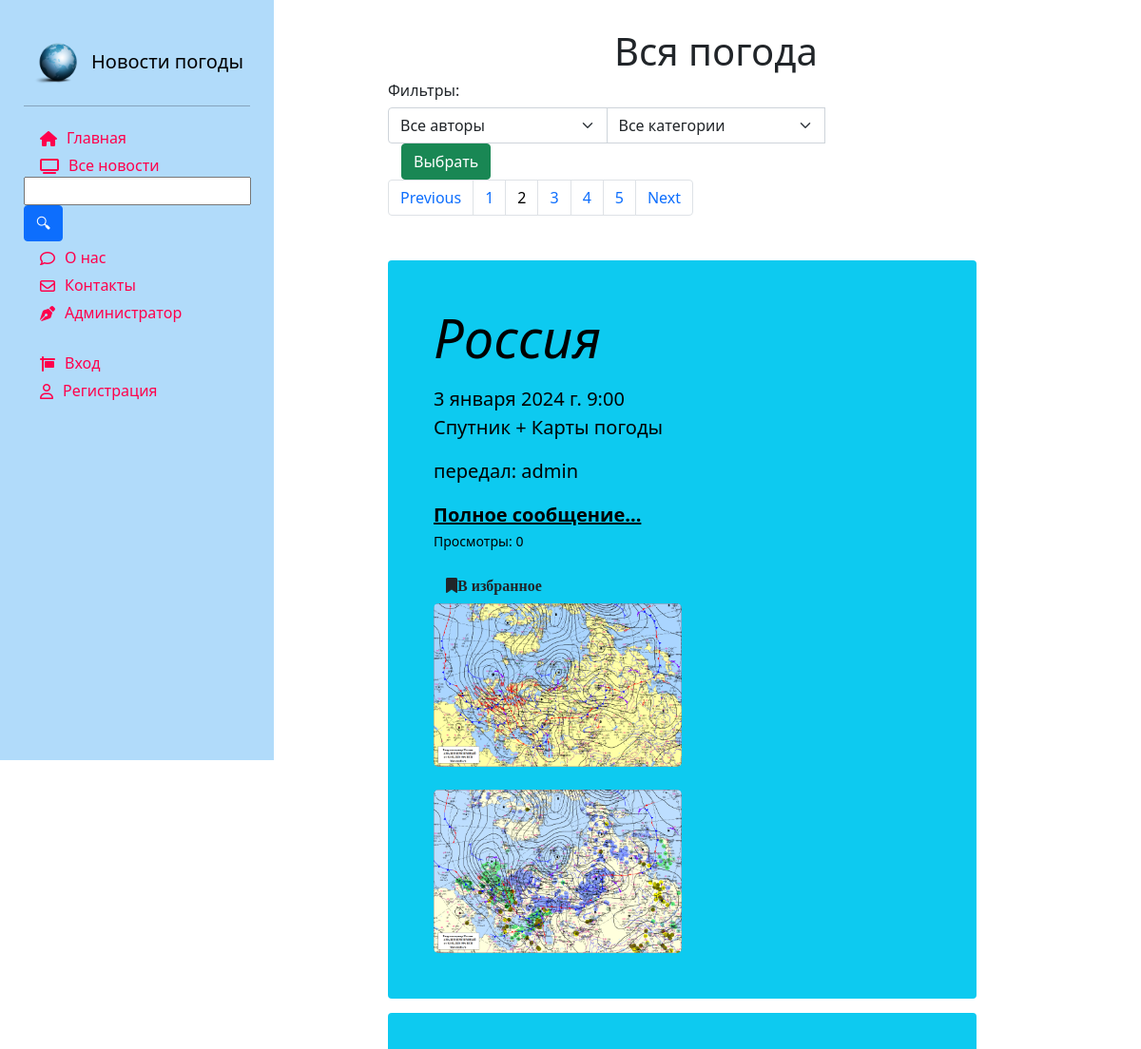
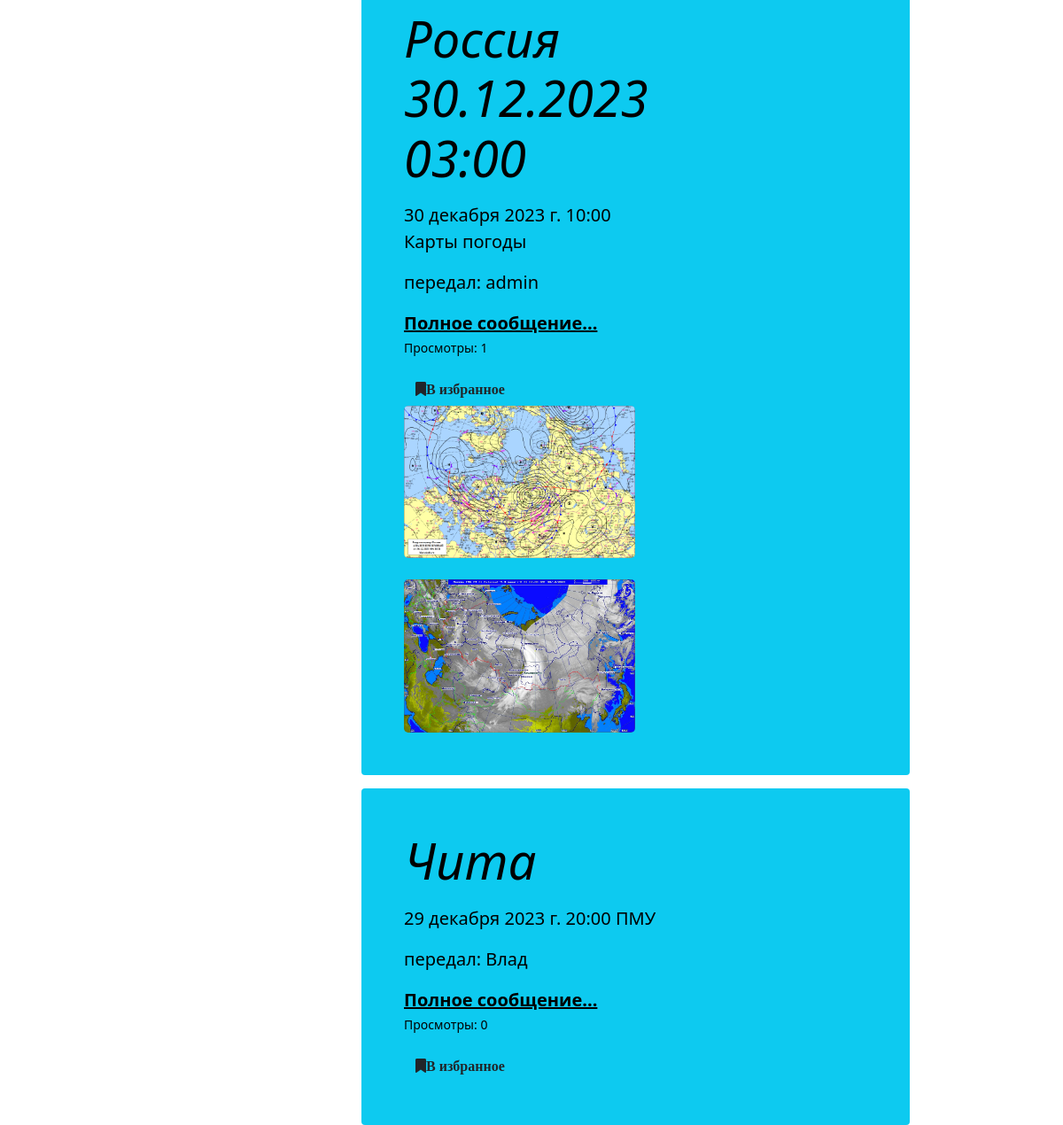
Screenshot of /news/all_news?page=2 with the database file from the repository (2 pictures, top to bottom).
### news/models.py (models this page shows, shortened)
class Article(models.Model):
    categories = (('ФП', 'Фактическая погода'),
                  ('ПП', 'Прогноз погоды'),
                  ('ШО', 'Штормовое оповещение'),
                  ('ШП', 'Штормовое предупреждение'),
                  ('КП', 'Карты погоды'))
    author = models.ForeignKey(User, on_delete=models.SET_NULL, null=True, verbose_name='Автор')
    title = models.CharField('Пункт', max_length=50, default='')
    category = models.CharField(choices=categories, max_length=25, verbose_name='Категория сообщения')
    anouncement = models.TextField('Анонс', max_length=250)
    text = models.TextField('Текст сообщения',
                            validators=[MinLengthValidator(20, 'the field must contain at least 20 characters')])
    date = models.DateTimeField('Дата наблюдения', auto_created=True)
    tags = models.ManyToManyField(to=Tag, blank=True, verbose_name='Явления')
    slug = models.SlugField()
    def get_views(self):
        return self.views.count()
    class Meta:
        ordering = ['-date', 'title']
        verbose_name = 'Сообщение'
        verbose_name_plural ='Сообщения'

class Image(models.Model):
    article = models.ForeignKey(Article, on_delete=models.CASCADE)
    title = models.CharField(max_length=50, blank=True)
    image = models.ImageField(upload_to='article_images/%Y/%m/%d/',null=True,blank=True)

### news/views.py (the view)
# urls.py: path('', views.index, name='demo'),
def index(request):
    author_list = User.objects.all()
    categories = Article.categories
    if request.method == "POST":
        selected_author = int(request.POST.get('author_filter'))
        selected_category = int(request.POST.get('category_filter'))
        request.session['author_filter'] = selected_author
        request.session['category_filter'] = selected_category
        if selected_author == 0: #выбраны все авторы
            articles = Article.objects.all()
        else:
            articles = Article.objects.filter(author=selected_author)
        if selected_category != 0: #фильтруем найденные по авторам результаты по категориям
            articles = articles.filter(category__icontains=categories[selected_category-1][0])
    else: #если страница открывется впервые или нас переадресовала сюда функция поиск
        value = request.session.get('search_input') #вытаскиваем из сессии значение поиска
        if value != None: #если не пустое - находим нужные ноновсти
            articles = Article.objects.filter(title__icontains=value)
        else: #если это не поисковый запрос, а переход по пагинатору или первое открытие
            selected_author = request.session.get('author_filter')
            selected_category = request.session.get('category_filter')
            articles = Article.objects.all()
            if selected_author != None and int(selected_author) != 0:  # если не пустое - находим нужные ноновсти
                articles = articles.filter(author=selected_author)
            else:
                selected_author = 0
            if selected_category != None and int(selected_category) != 0:  # фильтруем найденные по авторам результаты по категориям
                articles = articles.filter(category__icontains=categories[selected_category - 1][0])
            else:
                selected_category = 0
    articles=articles.order_by('-date')
    total = len(articles)
    p = Paginator(articles,3)
    page_number = request.GET.get('page')
    page_obj = p.get_page(page_number)
    title = ('Заголовок страницы новости-индекс')
    context = {'articles': page_obj, 'author_list':author_list, 'selected_author':selected_author,
               'categories':categories,'selected_category': selected_category, 'total':total,
               'title':title
               }
    return render(request,'news/index.html', context)

### users/templatetags/users_extras.py (called while the page is built)
@register.filter(name="has_group")
def has_group(user,group_name):
    return user.groups.filter(name=group_name).exists()

### news/templates/news/index.html (shortened to what this page needs)
{% extends 'main/base_template.html' %}
{% load static %}
{% load bootstrap5 %}
{% block content %}
<div class="row">
    <div class="text-center" style="margin-top:30px;">
        <h1>Вся погода</h1>
    </div>
    <div class="content_center">
        <h6> Фильтры: </h6>
        <div class="form-group col-8">
            <form method="post">
                <div class="input-group">
                    <select class="form-select" name="author_filter" style="width:40%">
                        <option value="0">Все авторы</option>
                    </select>
                    <select class="form-select" name="category_filter" style="width:40%">
                        <option value="0">Все категории</option>
                    </select>
                    <span class="input-group-btn">
                        <input type="submit" class="btn btn-success" value="Выбрать" style="margin: 0 15px">
                    </span>
                </div>
            </form>
        </div>
        {% if total > 1 %}
            <div class="row">
                <nav aria-label="Page navigation example">
                  <ul class="pagination">
                      {% if articles.has_previous %}
                        <li class="page-item"><a class="page-link" href="?page={{ articles.previous_page_number }}">Previous</a></li>
                      {% endif %}
                      {% for p in articles.paginator.page_range %}
                        {% if articles.number == p %}
                            <li class="page-item"><p class="page-link" style="color:black;"> {{ p }}</p></li>
                        {% else %}
                            <li class="page-item"><a class="page-link" href="?page={{ p }}"> {{ p }}</a></li>
                        {% endif %}
                      {% endfor %}
                      {% if articles.has_next %}
                        <li class="page-item"><a class="page-link" href="?page={{ articles.next_page_number }}">Next</a></li>
                      {% endif %}
                  </ul>
                </nav>
            </div>
        {% endif %}
    </div>
    {% for article in articles %}
    <div class="single_news">
        <div class="p-4 p-md-5 text-black rounded bg-info">
            <div class="col-md-{% if article.image_set.all %}6{% else %}12 {% endif %} px-0">
                <h1 class="display-4 fst-italic"> {{ article.title }}</h1>
                <p class="lead my-3">{{ article.date }} {{ article.anouncement }}</p>
                <p class="lead my-3">передал: {{ article.author }} </p>
                <p class="lead mb-0"><a href="{% url 'news_detail' article.pk %}" class="text-black fw-bold">Полное
                    сообщение...</a></p>
                <p><small>Просмотры: {{ article.get_views }}</small></p>
                <a class="btn btn-succes" href="{% url 'favorites' article.pk %}"><i class="fa fa-bookmark menu icon">В избранное</i></a>
            </div>
            {% if article.image_set.all %}
                <div class="col-md-6 px-0">
                    <img src="{{ article.image_set.all.0.image.url }}"
                         style="width:100%; height:auto; border-radius:5px;">
                    <br>
                    <br>
                    <img src="{{ article.image_set.all.1.image.url }}"
                         style="width:100%; height:auto; border-radius:5px;">
                </div>
            {% endif %}
        </div>
    </div>
    {% endfor %}
</div>
{% endblock %}

### main/static/main/css/style.css (style rules this page uses)
body { #background-color:#1abaff; }
a { text-decoration:none; color:black; }
body .single_news { margin-top:15px; float: left; width: 90%; }

### rows the page displays
Article: title "Россия", date "3 января 2024 г. 9:00", anouncement "Спутник + Карты погоды", author "admin", get_views "0", image_set.all.0.image (picture), image_set.all.1.image (picture)
Article: title "Россия 30.12.2023 03:00", date "30 декабря 2023 г. 10:00", anouncement "Карты погоды", author "admin", get_views "1", image_set.all.0.image (picture), image_set.all.1.image (picture)
Article: title "Чита", date "29 декабря 2023 г. 20:00", anouncement "ПМУ", author "Влад", get_views "0"

### other values shown
{{ p }} "1" "3" "4" "5"
{{ p }} "2"
